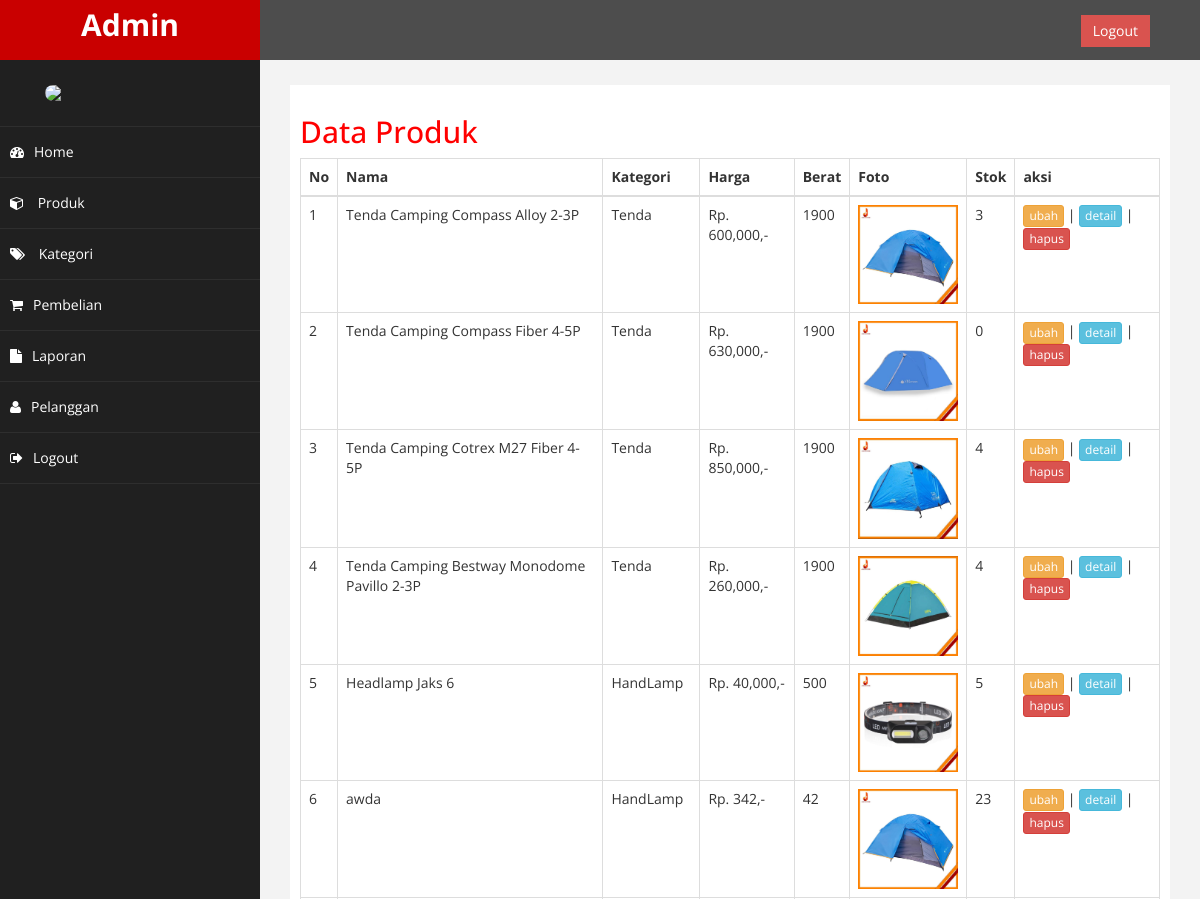
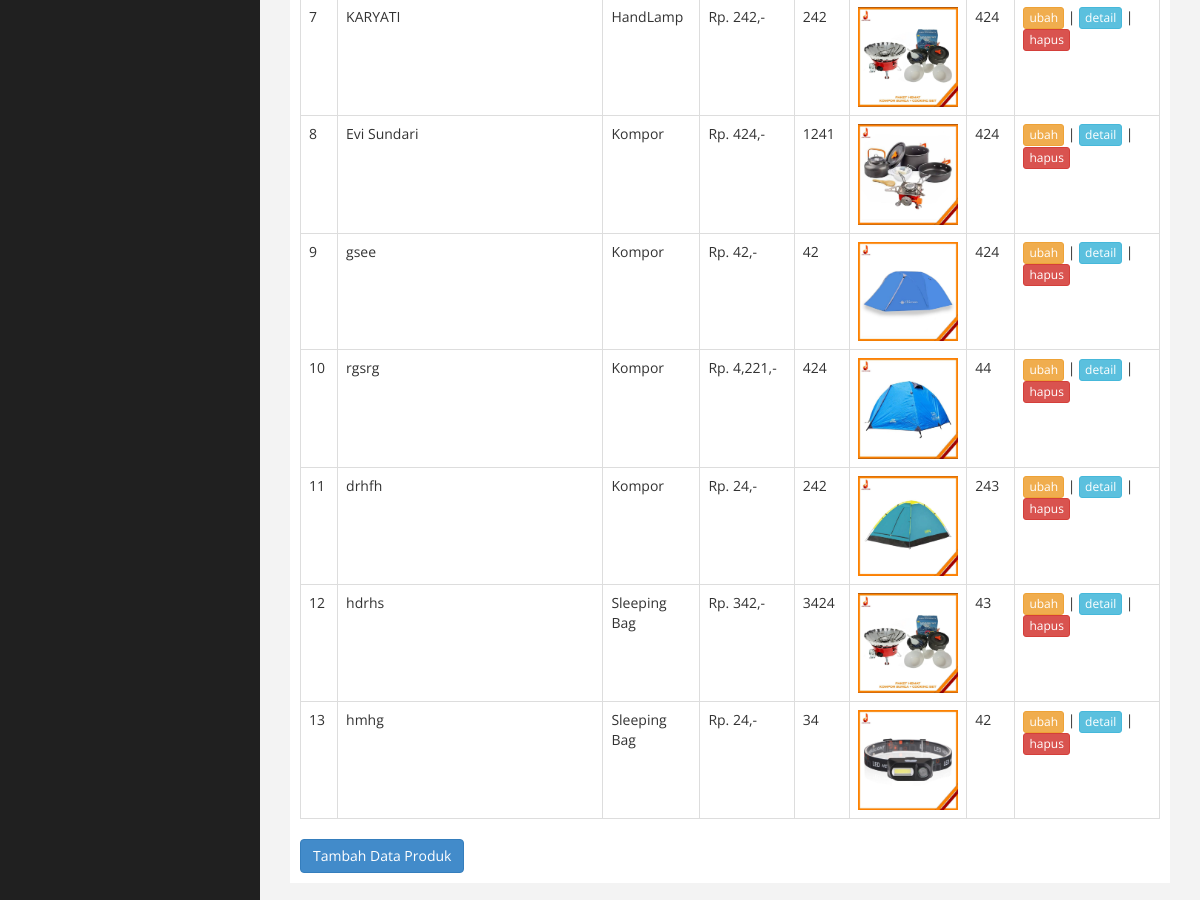
Screenshot of /admin/index.php?halaman=produk (signed in) with the database file from the repository (2 pictures, top to bottom).
### tables this page shows
CREATE TABLE `produk` (
  `id_produk` int(11) NOT NULL,
  `id_kategori` int(5) NOT NULL,
  `nama_produk` varchar(100) NOT NULL,
  `harga_produk` int(11) NOT NULL,
  `berat_produk` int(11) NOT NULL,
  `foto_produk` varchar(100) NOT NULL,
  `deskripsi_produk` text NOT NULL,
  `stok_produk` int(5) NOT NULL
);

CREATE TABLE `kategori` (
  `id_kategori` int(5) NOT NULL,
  `nama_kategori` varchar(100) NOT NULL
);

### admin/produk_admin/produk.php (the view)
<h2>Data Produk</h2>
<table class="table table-bordered">
	<thead>
		<tr>
		<th>No</th>
		<th>Nama</th>
		<th>Kategori</th>
		<th>Harga</th>
		<th>Berat</th>
		<th>Foto</th>
		<th>Stok</th>
		<th>aksi</th>
		</tr>
	</thead>
	<tbody>
		<?php $no=1; ?>
		<?php $ambil = $koneksi->query("SELECT * FROM produk LEFT JOIN kategori ON produk.id_kategori=kategori.id_kategori") ?>
		<?php while($pecah = $ambil->fetch_assoc()): ?>
		<tr>
			<td><?= $no; ?></td>
			<td><?= $pecah["nama_produk"]; ?></td>
			<td><?= $pecah['nama_kategori']; ?></td>
			<td>Rp. <?= number_format($pecah["harga_produk"]); ?>,-</td>
			<td><?= $pecah["berat_produk"]; ?></td>
			<td>
				<img src="../foto_produk/<?= $pecah["foto_produk"]; ?>" width="100">
			</td>
			<td><?= $pecah['stok_produk']; ?></td>
			<td>
				<a href="index.php?halaman=ubahproduk&id=<?= $pecah['id_produk']; ?>" class="btn btn-warning btn-xs">ubah</a> |
				<a href="index.php?halaman=detailproduk&id=<?= $pecah['id_produk']; ?>" class="btn btn-info btn-xs">detail</a> |
				<a href="index.php?halaman=hapusproduk&id=<?= $pecah['id_produk']; ?>" onclick="return confirm('Yakin akan menghapus data?')" class="btn btn-danger btn-xs">hapus</a>
			</td>
		</tr>
		<?php $no++; ?>
		<?php endwhile; ?>
	</tbody>
</table>
<a href="index.php?halaman=tambahproduk" class="btn btn-primary">Tambah Data Produk</a>

### admin/assets/css/custom.css (style rules this page uses)
body { font-family: 'Open Sans', sans-serif; }
h2 { color: #f00; }

### rows the page displays
produk: nama_produk "Tenda Camping Compass Alloy 2-3P", id_kategori.nama_kategori "Tenda", harga_produk "600,000", berat_produk "1900", foto_produk (picture), stok_produk "3"
produk: nama_produk "Tenda Camping Compass Fiber 4-5P", id_kategori.nama_kategori "Tenda", harga_produk "630,000", berat_produk "1900", foto_produk (picture), stok_produk "0"
produk: nama_produk "Tenda Camping Cotrex M27 Fiber 4-5P", id_kategori.nama_kategori "Tenda", harga_produk "850,000", berat_produk "1900", foto_produk (picture), stok_produk "4"
produk: nama_produk "Tenda Camping Bestway Monodome Pavillo 2-3P", id_kategori.nama_kategori "Tenda", harga_produk "260,000", berat_produk "1900", foto_produk (picture), stok_produk "4"
produk: nama_produk "Headlamp Jaks 6", id_kategori.nama_kategori "HandLamp", harga_produk "40,000", berat_produk "500", foto_produk (picture), stok_produk "5"
produk: nama_produk "awda", id_kategori.nama_kategori "HandLamp", harga_produk "342", berat_produk "42", foto_produk (picture), stok_produk "23"
produk: nama_produk "KARYATI", id_kategori.nama_kategori "HandLamp", harga_produk "242", berat_produk "242", foto_produk (picture), stok_produk "424"
produk: nama_produk "Evi Sundari", id_kategori.nama_kategori "Kompor", harga_produk "424", berat_produk "1241", foto_produk (picture), stok_produk "424"
produk: nama_produk "gsee", id_kategori.nama_kategori "Kompor", harga_produk "42", berat_produk "42", foto_produk (picture), stok_produk "424"
produk: nama_produk "rgsrg", id_kategori.nama_kategori "Kompor", harga_produk "4,221", berat_produk "424", foto_produk (picture), stok_produk "44"
produk: nama_produk "drhfh", id_kategori.nama_kategori "Kompor", harga_produk "24", berat_produk "242", foto_produk (picture), stok_produk "243"
produk: nama_produk "hdrhs", id_kategori.nama_kategori "Sleeping Bag", harga_produk "342", berat_produk "3424", foto_produk (picture), stok_produk "43"
produk: nama_produk "hmhg", id_kategori.nama_kategori "Sleeping Bag", harga_produk "24", berat_produk "34", foto_produk (picture), stok_produk "42"
